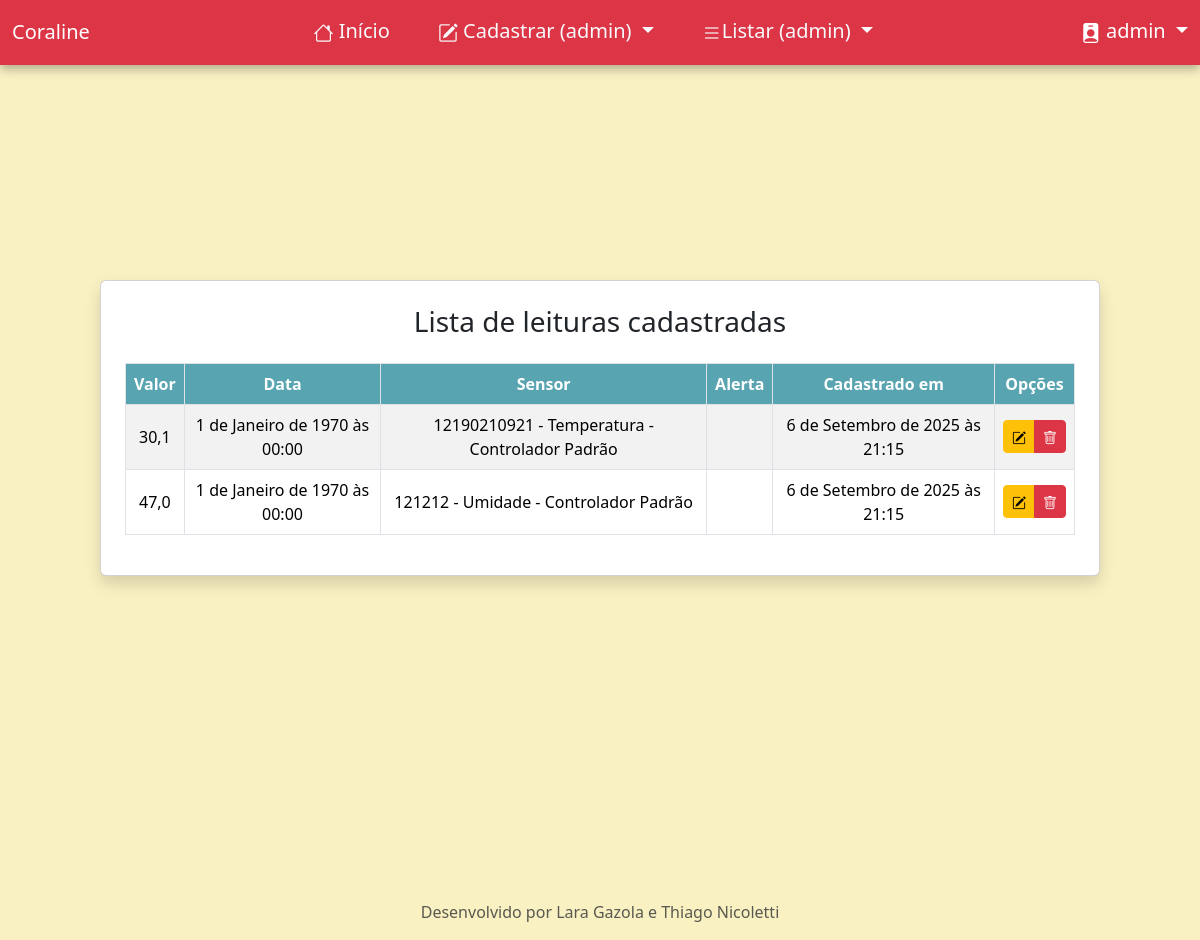
Page /listar/leitura/ (signed in) on the earlier database version.
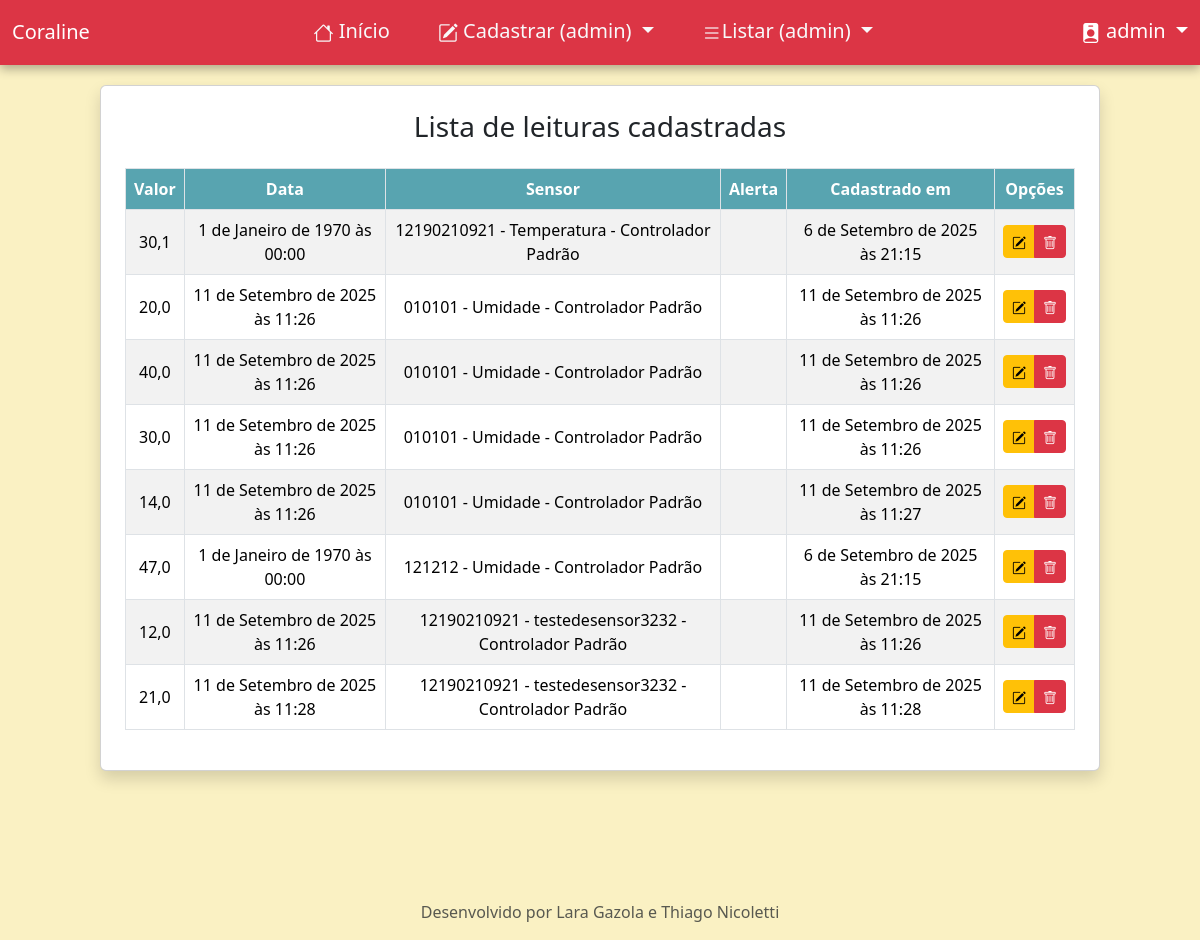
Same page on the later database version.
### paginasweb/models.py (models this page shows, shortened)
class Leitura(models.Model):
    valor = models.FloatField()
    data = models.DateTimeField()
    sensor = models.ForeignKey(Sensor, on_delete=models.CASCADE, null=True)
    cadastrado_por = models.ForeignKey(User, on_delete=models.CASCADE, null=True, blank=True, related_name='leituras')
    cadastrado_em = models.DateTimeField(auto_now_add=True)
    class Meta:
        ordering = ['sensor', 'cadastrado_em']

class Sensor(models.Model):
    numero_serial = models.CharField(max_length=255, verbose_name="Número Serial")
    descricao = models.CharField(max_length=255, verbose_name="Descrição")
    tipo_sensor = models.CharField(max_length=30, choices=TIPO_SENSOR, default="1")
    controlador = models.ForeignKey(Controlador, on_delete=models.CASCADE)
    cadastrado_por = models.ForeignKey(User, on_delete=models.CASCADE, related_name='sensores')
    cadastrado_em = models.DateTimeField(auto_now_add=True)
    atualizado_em = models.DateTimeField(auto_now=True)
    def __str__(self):
        return f"{self.numero_serial} - {self.descricao} - {self.controlador.nome}"
    class Meta:
        ordering = ['descricao', 'cadastrado_em']

class Controlador(models.Model):
    nome = models.CharField(max_length=255, verbose_name="Nome", default="Controlador Padrão")
    descricao = models.CharField(max_length=255, verbose_name="Descrição")
    usuario = models.ForeignKey(User, on_delete=models.PROTECT)
    cadastrado_por = models.ForeignKey(User, on_delete=models.CASCADE, related_name='controladores')
    cadastrado_em = models.DateTimeField(auto_now_add=True)
    atualizado_em = models.DateTimeField(auto_now=True)
    class Meta:
        ordering = ['nome', 'cadastrado_em']

### paginasweb/views.py (the view)
# urls.py: path("listar/leitura/", LeituraList.as_view(), name="listar-leitura"),
class LeituraList(GroupRequiredMixin, SuccessMessageMixin, LoginRequiredMixin, ListView):
     group_required = u"Administrador"
     model = Leitura
     template_name = 'paginasweb/leitura.html'

### paginasweb/views.py (called while the page is built)
    def get_context_data(self, **kwargs):
        context = super().get_context_data(**kwargs)
        if self.request.user.groups.filter(name='Administrador').exists():
            context['sou_admin'] = True
        else:
            context['sou_admin'] = False
        return context

### paginasweb/templates/paginasweb/leitura.html (shortened to what this page needs)
{% extends "paginasweb/index.html" %}
{% load static %}
{% block conteudo %}
    <div class="d-flex justify-content-center align-items-center flex-column min-vh-100 p-4" style="margin-top: -2rem; margin-bottom: 2rem;">
        <div class="card p-4 shadow mb-5" style="width: 100%; max-width: 1000px;">
    <h3 class="text-center mb-4">Lista de leituras cadastradas</h3>
    <div class="table-responsive">
      <table class="table table-striped table-hover table-bordered align-middle text-center">
        <thead>
          <tr>
            <th style="background-color: #58a4b0; color: white;">Valor</th>
            <th style="background-color: #58a4b0; color: white;">Data</th>
            <th style="background-color: #58a4b0; color: white;">Sensor</th>
            <th style="background-color: #58a4b0; color: white;">Alerta</th>
            <th style="background-color: #58a4b0; color: white;">Cadastrado em</th>
            <th style="background-color: #58a4b0; color: white;">Opções</th>
          </tr>
        </thead>
        <tbody>
          {% for obj in object_list %}
          <tr>
            <td>{{ obj.valor }}</td>
            <td>{{ obj.data }}</td>
            <td>{{ obj.sensor }}</td>
            <td>{{ obj.alerta }}</td>
            <td>{{ obj.cadastrado_em }}</td>
            <td>
              <div class="btn-group">
              <a href="{% url 'editar-leitura-admin' obj.pk %}" class="btn btn-sm btn-warning"><i class="bi bi-pencil-square"></i></a>
              <a href="{% url 'excluir-leitura-admin' obj.pk %}" class="btn btn-sm btn-danger"><i class="bi bi-trash"></i></a>
              </div>
            </td>
          </tr>
          {% empty %}
          <tr>
            <td colspan="5">Nenhum registro encontrado.</td>
          </tr>
          {% endfor %}
        </tbody>
      </table>
    </div>
  </div>
</div>
{% endblock %}

Differences in the rows shown:
added Leitura: valor "20,0", data "11 de Setembro de 2025 às 11:26", sensor "010101 - Umidade - Controlador Padrão", cadastrado_em "11 de Setembro de 2025 às 11:26"
added Leitura: valor "40,0", data "11 de Setembro de 2025 às 11:26", sensor "010101 - Umidade - Controlador Padrão", cadastrado_em "11 de Setembro de 2025 às 11:26"
added Leitura: valor "30,0", data "11 de Setembro de 2025 às 11:26", sensor "010101 - Umidade - Controlador Padrão", cadastrado_em "11 de Setembro de 2025 às 11:26"
added Leitura: valor "14,0", data "11 de Setembro de 2025 às 11:26", sensor "010101 - Umidade - Controlador Padrão", cadastrado_em "11 de Setembro de 2025 às 11:27"
added Leitura: valor "12,0", data "11 de Setembro de 2025 às 11:26", sensor "12190210921 - testedesensor3232 - Controlador Padrão", cadastrado_em "11 de Setembro de 2025 às 11:26"
added Leitura: valor "21,0", data "11 de Setembro de 2025 às 11:28", sensor "12190210921 - testedesensor3232 - Controlador Padrão", cadastrado_em "11 de Setembro de 2025 às 11:28"
